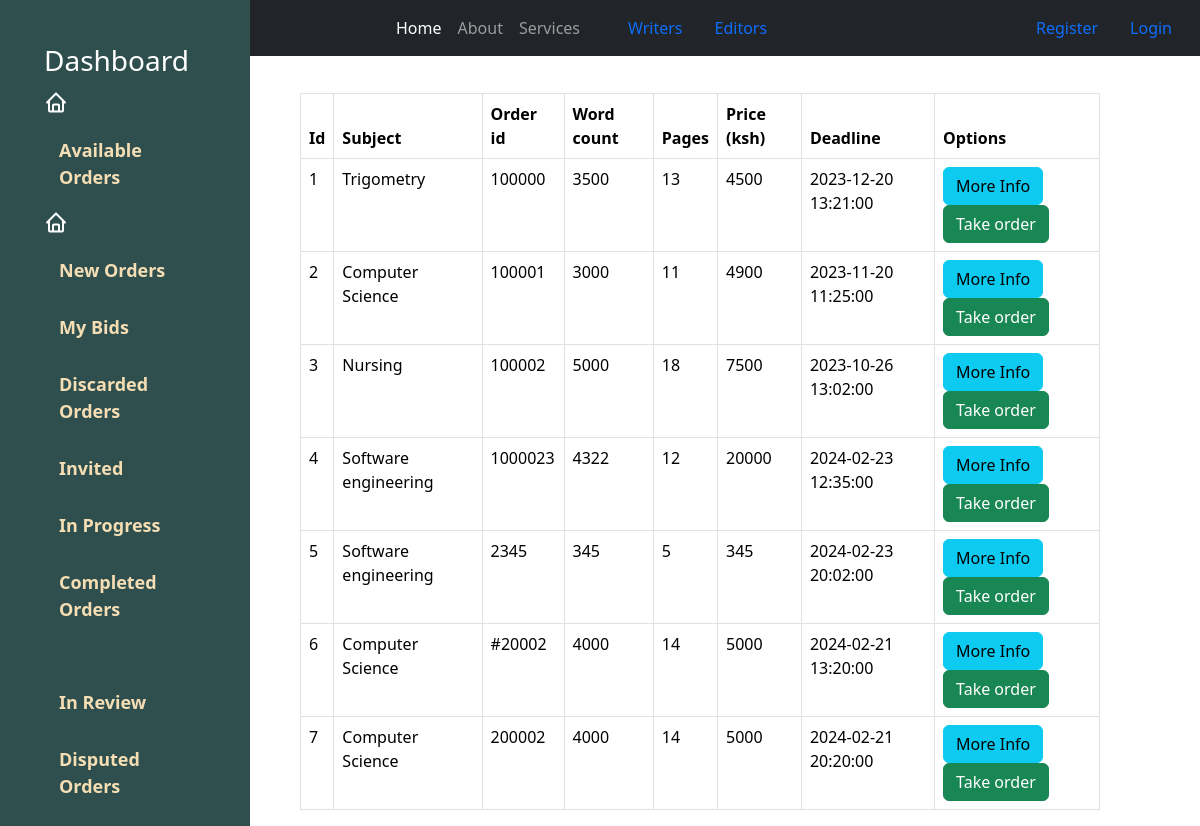
Screenshot of /new_orders with the database file from the repository.
### myapp/model.py (models this page shows, shortened)
class Assignment(db.Model, UserMixin):
    __tablename__ = 'assignments'
    id = db.Column(db.Integer(), primary_key=True)
    title = db.Column(db.String(30), nullable=False)
    subject = db.Column(db.String(30), index=True, unique=False, nullable=False)
    order_id = db.Column(db.Integer(), index=True, unique=True, nullable=False)
    pages = db.Column(db.Integer, nullable=False)
    word_count = db.Column(db.Integer, nullable=False)
    assignment_type = db.Column(db.String(30), nullable=False)
    academic_level = db.Column(db.String(30), nullable=False)
    price = db.Column(db.Integer, nullable=False)
    deadline = db.Column(db.DateTime(), nullable=False, default=datetime.utcnow() + timedelta(days=7))
    upload_file = db.Column(db.LargeBinary(255), nullable=True)
    description = db.Column(db.String(length=1024), nullable=False)
    owner_id = db.Column(db.Integer(), db.ForeignKey('users.id'), nullable=True)
    status = db.Column(db.String(20))
    owner = db.relationship('Writer', back_populates='owned_order', foreign_keys='Assignment.owner_id')

### myapp/routes.py (the view, shortened to what this page needs)
@app.route('/new_orders', methods=['GET'])
def new_orders():
    Take_form = TakeOrder()
    Decline_form = DeclineOrder()
    new_order_list = Assignment.query.filter_by(status='new').all
    if request.method == 'GET':
        available_assignments = Assignment.query.filter_by(status='available').all()
        assignments = Assignment.query.filter_by(owner_id=None)
    if not new_order_list:
        abort(404)  # Return a 404 Not Found error if the assignment is not found
    db.session.commit()
    return render_template('new-orders.html', new_orders=new_order_list, assignments=assignments, Take_form=Take_form, available_assignments=available_assignments, Decline_form=Decline_form)

### myapp/routes.py (called while the page is built)
@app.before_request
def before_request():
    if current_user.is_authenticated:
        current_user.last_seen = datetime.utcnow()
        db.session.commit()

### myapp/templates/new-orders.html (shortened to what this page needs)
{% extends 'layout.html' %}
{% block content %}
<div class="row">
    <div class="col-2">
        <nav id="sidebar" class="sidebar">
            <div class="p-4">
                <div class="service-title">
                    <h3 class="text-white">Dashboard</h3>
                </div>
                <div class="service-title">
                    <i class='bx bx-home'></i>
                    <a href="{{ url_for('available_orders') }}">Available Orders</a>
                </div>
                <div class="service-title">
                    <i class='bx bx-home'></i>
                    <a href="{{ url_for('new_orders') }}" class="no-underline">New Orders</a>
                </div>
                <div class="service-title">
                    <a href="{{ url_for('my_bids') }}">My Bids</a>
                </div>
                <div class="service-title">
                    <a href="{{ url_for('discarded_orders') }}">Discarded Orders</a>
                </div>
                <div class="service-title">
                    <a href="{{ url_for('invites') }}">Invited</a>
                </div>
                <div class="service-title">
                    <a href="{{ url_for('orders_in_progress') }}">In Progress</a>
                </div>
                <div class="service-title">
                    <a href="{{ url_for('completed_orders') }}">Completed Orders</a>
                </div>
                <div class="service-title">
                    <a href="{{ url_for('orders_in_review') }}">In Review</a>
                </div>
                <div class="service-title">
                    <a href="{{ url_for('disputed_orders') }}">Disputed Orders</a>
                </div>
                <div class="service-title">
                    <a href="#">Upload assignment</a>
                </div>
            </div>
        </nav>
    </div>
</div>
    <h4>New Orders</h4>
    <div container>
            <div class="col-10">
                    <table class="table table-hover table-white table-bordered" style="margin-left: 300px; width:80%">
                        <thead>
                            <tr>
                                <th scope="col">Id</th>
                                <th scope="col">Subject</th>
                                <th scope="col">Order id</th>
                                <th scope="col">Word count</th>
                                <th scope="col">Pages</th>
                                <th scope="col">Price (ksh)</th>
                                <th scope="col">Deadline</th>
                                <th scope="col">Options</th>
                            </tr>
                        </thead>
                        <tbody>
                            {% for item in assignments %}
                                <tr>
                                    <td>{{ item.id }}</td>
                                    <td>{{ item.subject }}</td>
                                    <td>{{ item.order_id }}</td>
                                    <td>{{ item.word_count }}</td>
                                    <td>{{ item.pages }}</td>
                                    <td>{{ item.price }}</td>
                                    <td>{{ item.deadline }}</td>
                                    <td>
                                        <a href="{{ url_for('order_detail', assignment_id=item.id) }}" class="btn btn-outline btn-info" data-bs-toggle="modal" data-bs-target="{{ url_for('order_detail', assignment_id=item.id) }}" >More Info</a>
                                        <a href="{{ url_for('order_detail', assignment_id=item.id) }}" class="btn btn-outline btn-success" data-bs-toggle="modal" data-bs-target="#Modal-TakeConfirm-{{ item.id }}">Take order</a>
                                    </td>
                                </tr>
                            {% endfor %}
                        </tbody>
                    </table>
            </div>
    </div>
{% endblock content %}

### myapp/templates/new-orders.html (style rules this page uses)
body { background-color: #212121; color: white; }
body { background-color: white; background-size: cover; }
.service-title { font-size: 24px; font-weight: bold; }
.no-underline { text-decoration: none; color: inherit; }
.sidebar { top: 0; transition: 0.5s; height: 200%; width: 250px; position: fixed; padding: 20px; margin: 0px; background-color: darkslategrey; }
.sidebar a { padding: 15px; text-decoration: none; font-size: 18px; color: wheat; display: block; transition: 0.3s; }

### rows the page displays
Assignment: id "1", subject "Trigometry", order_id "100000", word_count "3500", pages "13", price "4500", deadline "2023-12-20 13:21:00"
Assignment: id "2", subject "Computer Science", order_id "100001", word_count "3000", pages "11", price "4900", deadline "2023-11-20 11:25:00"
Assignment: id "3", subject "Nursing", order_id "100002", word_count "5000", pages "18", price "7500", deadline "2023-10-26 13:02:00"
Assignment: id "4", subject "Software engineering", order_id "1000023", word_count "4322", pages "12", price "20000", deadline "2024-02-23 12:35:00"
Assignment: id "5", subject "Software engineering", order_id "2345", word_count "345", pages "5", price "345", deadline "2024-02-23 20:02:00"
Assignment: id "6", subject "Computer Science", order_id "#20002", word_count "4000", pages "14", price "5000", deadline "2024-02-21 13:20:00"
Assignment: id "7", subject "Computer Science", order_id "200002", word_count "4000", pages "14", price "5000", deadline "2024-02-21 20:20:00"
